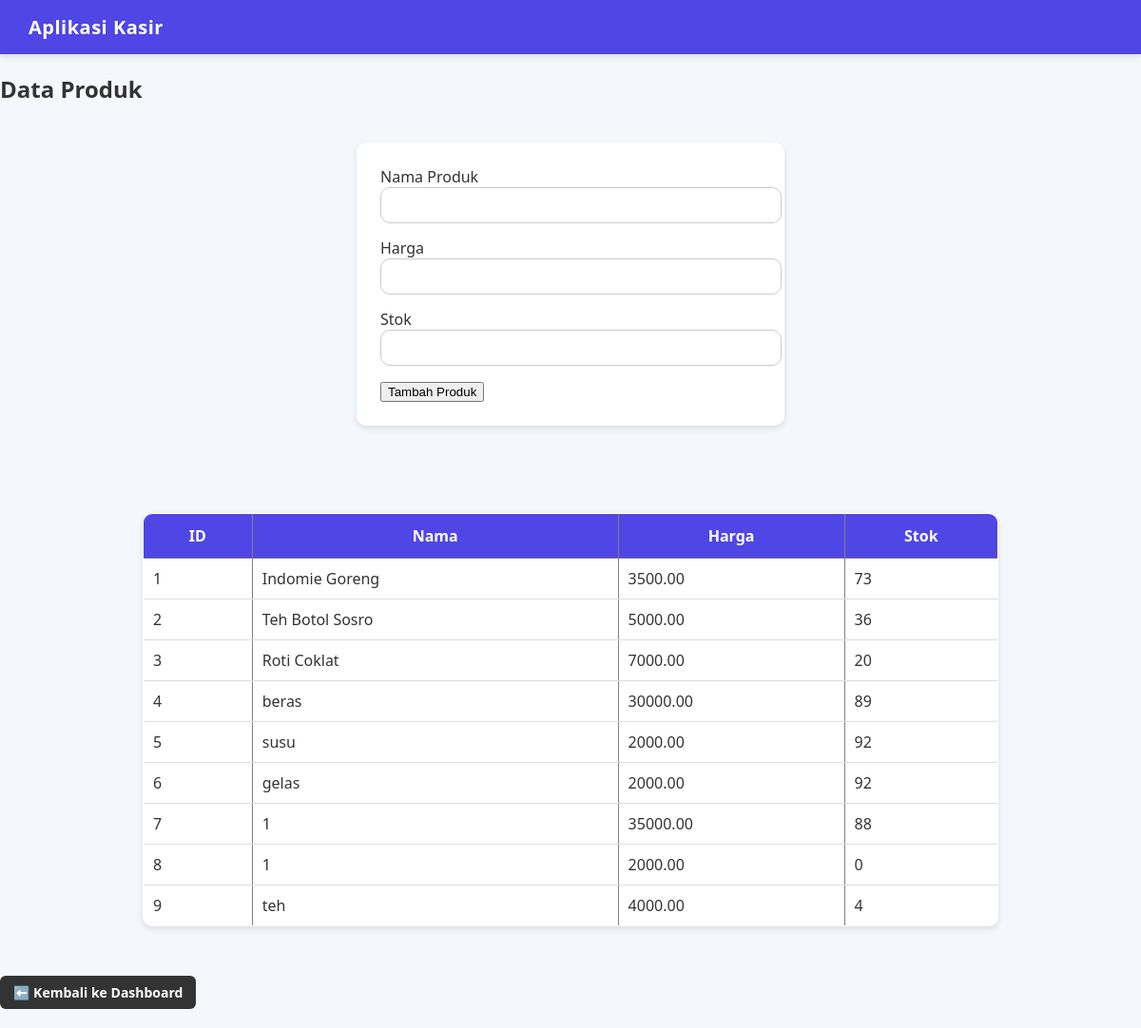
/pages/produk.php (signed in), run on an earlier commit of the app's database.
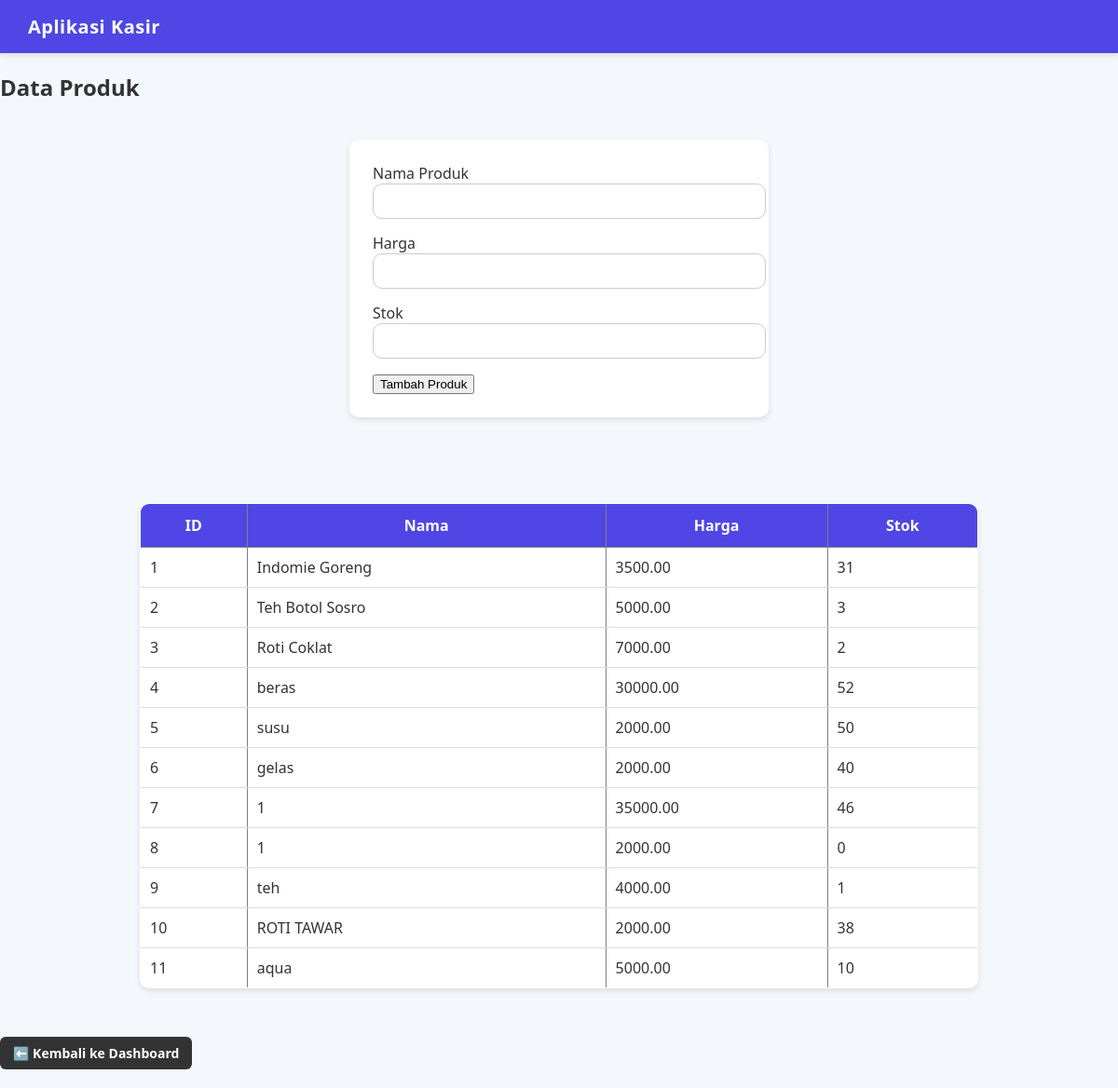
And on a later commit of the database.
### tables this page shows
CREATE TABLE `produk` (
  `produk_id` int(11) NOT NULL,
  `nama_produk` varchar(100) NOT NULL,
  `harga` decimal(10,2) NOT NULL,
  `stok` int(11) DEFAULT 0
);

### pages/produk.php (the view, shortened to what this page needs)
<?php
include("../config/db.php");
?>
<!DOCTYPE html>
<html lang="id">
<head>
    <link rel="stylesheet" href="../assets/style.css">
</head>
<body>
  <div class="navbar">
    <h1>Aplikasi Kasir</h1>
  </div>
    <h2>Data Produk</h2>
    <form method="POST">
        <label>Nama Produk</label>
        <input type="text" name="nama" required>
        <label>Harga</label>
        <input type="number" name="harga" required>
        <label>Stok</label>
        <input type="number" name="stok" required>
        <button type="submit" name="tambah">Tambah Produk</button>
    </form>
    <br>
    <table border="1" cellpadding="5">
        <tr>
            <th>ID</th>
            <th>Nama</th>
            <th>Harga</th>
            <th>Stok</th>
        </tr>
        <?php
        $result = $conn->query("SELECT * FROM produk");
        while($row = $result->fetch_assoc()) {
            echo "<tr>
                <td>".$row['produk_id']."</td>
                <td>".$row['nama_produk']."</td>
                <td>".$row['harga']."</td>
                <td>".$row['stok']."</td>
            </tr>";
        }
        ?>
    </table>
    <br>
  <div class="button-group">
        <a href="dashboard.php" class="btn secondary">⬅️ Kembali ke Dashboard</a>
    </div>
</body>
</html>

What changed in the data, as far as the page shows it:
changed produk "Indomie Goreng": stok "73" → "31"
changed produk "Teh Botol Sosro": stok "36" → "3"
changed produk "Roti Coklat": stok "20" → "2"
changed produk "beras": stok "89" → "52"
changed produk "susu": stok "92" → "50"
changed produk "gelas": stok "92" → "40"
changed produk id 7: stok "88" → "46"
changed produk "teh": stok "4" → "1"
added produk: produk_id "10", nama_produk "ROTI TAWAR", harga "2000.00", stok "38"
added produk: produk_id "11", nama_produk "aqua", harga "5000.00", stok "10"
